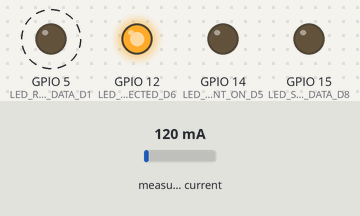
Bench run of a program on a simulated ESP8266 (NodeMCU). On the bench: output pins drawn as LEDs (lit = HIGH). Dashed ring = blinking. Inputs (shaded band) come from the test bench; at power-on: measured current 120 mA. WiFi joins after 1.5 s; servers stay silent unless stated; what the program prints to the serial monitor is not drawn.

Above: at 3.2 s.
3.3 s: measured current set to 141 mA
6.4 s: measured current set to 164 mA
At 8.7 s:
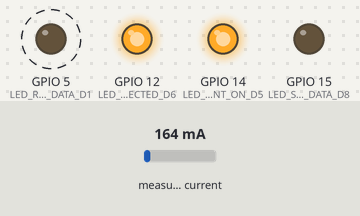
9.5 s: measured current set to 40 mA
At 11.3 s:
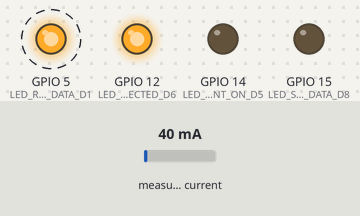
12.6 s: measured current set to 500 mA
At 14.37 s:
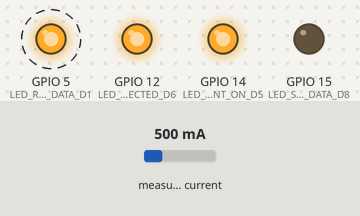
Timing chart, 0 to 16.7 s (numbered marks = the images above; inputs shaded):
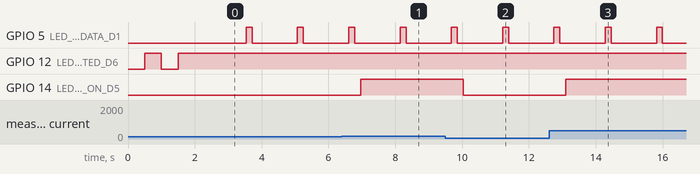

Measured:
- the behaviour switches between 150 and 151 mA on measured current (found by bisection; images 0 and 1)
- after the input at 6.4 s, GPIO 14 (LED_CURRENT_ON_D5): LOW → HIGH after 0.56 s
- after the input at 9.5 s, GPIO 14 (LED_CURRENT_ON_D5): HIGH → LOW after 0.53 s
- after the input at 12.6 s, GPIO 14 (LED_CURRENT_ON_D5): LOW → HIGH after 0.50 s
- by itself, GPIO 5 (LED_READ_DATA_D1): alternates HIGH for 0.18 s and LOW for 1.4 s

The program:

main.cpp
```cpp
#include <ESP8266WiFi.h>
#include <EmonLib.h>

EnergyMonitor emon1;

const char* ssid = "YOUR SSID";
const char* password = "YOUR PASSWORD";
int timeConnection = 0;

const char* host = "YOUR SERVER ADDRES";

float dataPower = 0.00;

int nColetaData;

void sendData(){

  if(WiFi.status() == WL_DISCONNECTED){
    ESP.restart();
  }

  WiFiClient client;

  Serial.println("[Sending a data]");

  if(!client.connect(host, 2222)){
    Serial.println("Not Connected :(");

    return;
  }

  Serial.println("connected");

  digitalWrite(5, LOW);

  digitalWrite(15, HIGH);

  client.print(String("GET /dataPower") + " HTTP/1.1\r\n" + "Data: " + dataPower + "\r\n" + "NumberColetaData: " + nColetaData + "\r\n\r\n");

  String response = client.readString();

  if(response.indexOf("Cicle Complete!") != -1){

  Serial.println("Cicle Complete");

  digitalWrite(15, LOW);

  dataPower = 0.00;

  nColetaData = 0;

  Serial.println();

  }

  Serial.println("Client Stop");
  client.flush();
  client.stop();

}

void readData(){
  dataPower += emon1.calcIrms(1480);

  nColetaData += 1;

  if(nColetaData >= 50 && nColetaData < 60){
    sendData();

  }else if(nColetaData >= 60){
    ESP.restart();
  }

  digitalWrite(5, LOW);

}

void setup(){

  Serial.begin(115200);
  Serial.println();

  pinMode(12, OUTPUT); //LED WIFI CONNECTED D6
  pinMode(14, OUTPUT); //LED CURRENT ON D5
  pinMode(5, OUTPUT); //LED READ DATA D1
  pinMode(15, OUTPUT); //LED SEND DATA D8
  pinMode(A0, INPUT); // A0

  //Pino, calibracao - Cur Const= Ratio/BurdenR. 2000/25 = 80
  emon1.current(A0, 80);

  Serial.printf("Connecting to %s ", ssid);
  WiFi.begin(ssid, password);
  while (WiFi.status() != WL_CONNECTED)
  {
    delay(500);

    digitalWrite(12, HIGH);

    delay(500);

    digitalWrite(12, LOW);

    Serial.print("."),

    timeConnection += 1;

    if(timeConnection >= 10){

      ESP.restart();

    }

  }

  Serial.println(" connected");

  timeConnection = 0;

  digitalWrite(12, HIGH);

}

void loop(){

  if(WiFi.status() == WL_DISCONNECTED){
    ESP.restart();
  }

  readData();

  if(emon1.calcIrms(1480) > 0.15){
    digitalWrite(14, HIGH);
  }else{
    digitalWrite(14, LOW);
  }

  delay(1000);
  Serial.println(emon1.calcIrms(1480));


  digitalWrite(5, HIGH);

}
```
